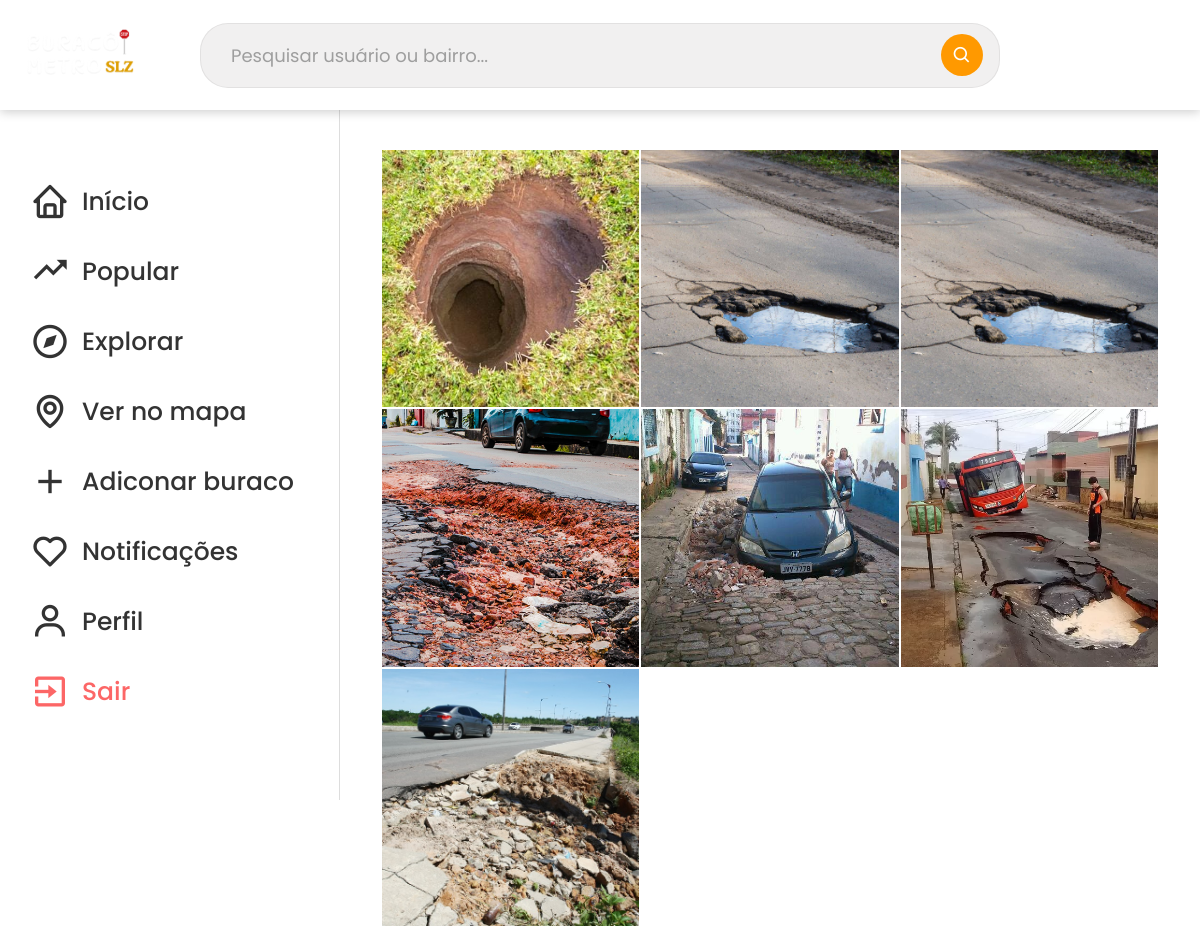
The app's page /buracos/ver-buracos (signed in), older data.
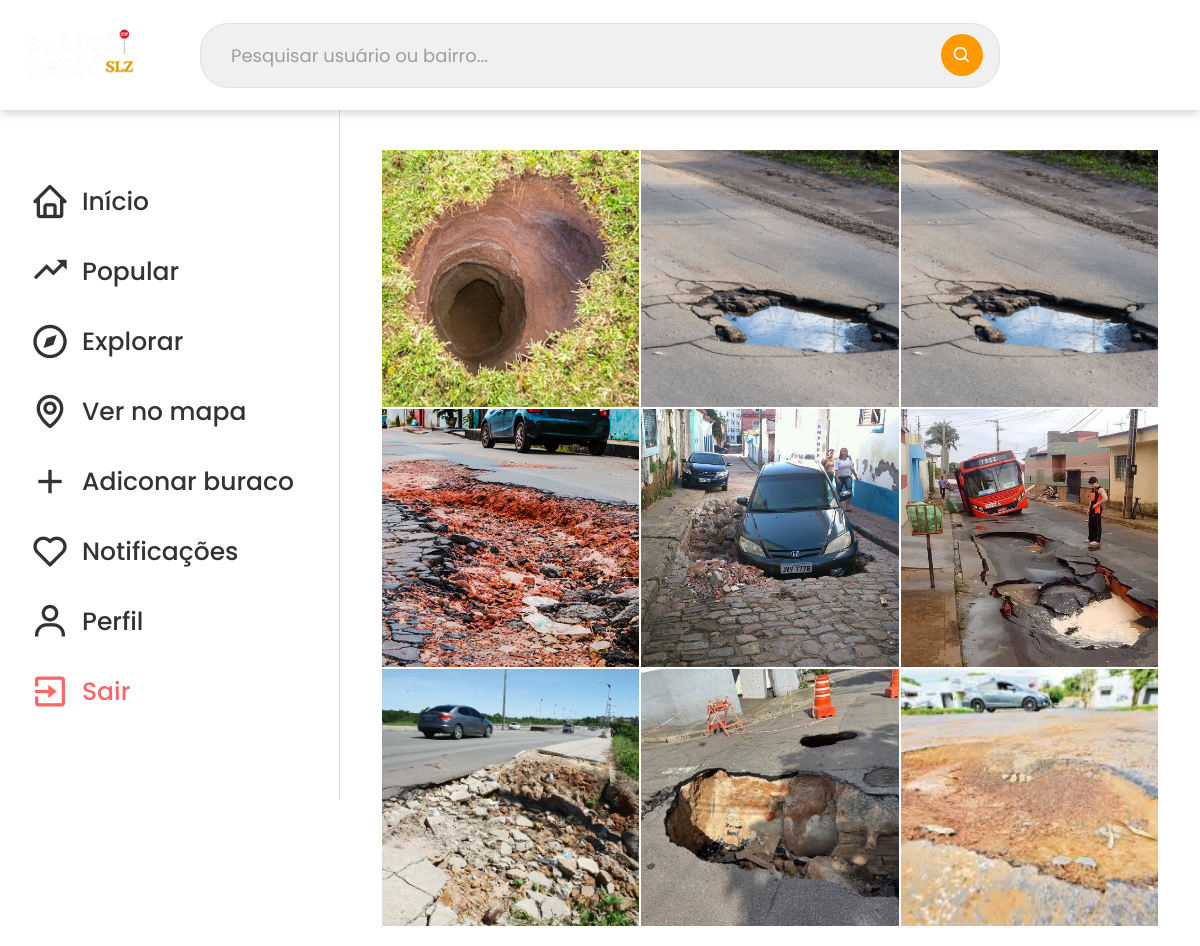
The same page, newer data.
### buracos/models.py (models this page shows, shortened)
class Buraco(models.Model):
    titulo = models.CharField(max_length=255)
    descricao = models.TextField()
    local = models.CharField(max_length=255)
    endereco = models.CharField(max_length=255)
    url_imagem = models.URLField()
    tamanho = models.SmallIntegerField(default=1)
    data_atual = models.DateTimeField(auto_now_add=True)
    created_at = models.DateTimeField(auto_now_add=True)  # Data e hora de criação (preenchido automaticamente)
    updated_at = models.DateTimeField(auto_now=True)  # Data e hora de última atualização (atualizado automaticamente)
    usuario = models.ForeignKey(settings.AUTH_USER_MODEL, on_delete=models.CASCADE, null=True, blank=True)

### buracos/views.py (the view)
# urls.py: path('/ver-buracos', verBuracosView, name='verBuracosView'),
def verBuracosView(request):
    buracos = Buraco.objects.all()
    variaveis = {
        'rows': buracos,
    }
    return render(request, 'buracos/ver-buracos.html', variaveis)

### buracos/templates/buracos/ver-buracos.html (shortened to what this page needs)
{% extends 'principal/principal.html' %}
{% load static %}
{% block css %}
<link rel="stylesheet" href="{% static 'css/ver-buracos.css' %}">
{% endblock %}
{% block content %}
<div class="explorar-container">
    <div class="explorar-grid">
        {% for row in rows %}
            <a href="{% url 'detalheBuracoView' row.id %}" class="explorar-item">
                <img src="{% static 'image-users/' %}{{ row.url_imagem }}" alt="{{ row.titulo }}">
            </a>
        {% empty %}
            <p>Nenhuma postagem disponível.</p>
        {% endfor %}
    </div>
</div>
{% endblock %}

Row changes from the older to the newer data that the page shows:
added Buraco: url_imagem (picture)
added Buraco: url_imagem (picture)
